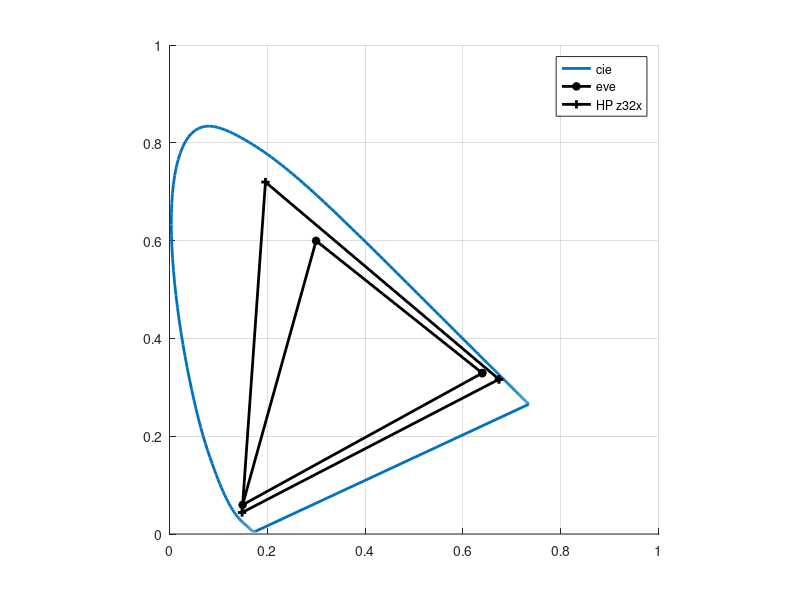

Here is the MATLAB script that generated this plot:
function [x,y] = cie_diagram()

# Originally from https://github.com/markkness/ColorPy/blob/master/colorpy/data/ciexyz31_1.txt
  cie = [
         360,  0.000129900000,  0.000003917000,  0.000606100000
         361,  0.000145847000,  0.000004393581,  0.000680879200
         362,  0.000163802100,  0.000004929604,  0.000765145600
         363,  0.000184003700,  0.000005532136,  0.000860012400
         364,  0.000206690200,  0.000006208245,  0.000966592800
         365,  0.000232100000,  0.000006965000,  0.001086000000
         366,  0.000260728000,  0.000007813219,  0.001220586000
         367,  0.000293075000,  0.000008767336,  0.001372729000
         368,  0.000329388000,  0.000009839844,  0.001543579000
         369,  0.000369914000,  0.000011043230,  0.001734286000
         370,  0.000414900000,  0.000012390000,  0.001946000000
         371,  0.000464158700,  0.000013886410,  0.002177777000
         372,  0.000518986000,  0.000015557280,  0.002435809000
         373,  0.000581854000,  0.000017442960,  0.002731953000
         374,  0.000655234700,  0.000019583750,  0.003078064000
         375,  0.000741600000,  0.000022020000,  0.003486000000
         376,  0.000845029600,  0.000024839650,  0.003975227000
         377,  0.000964526800,  0.000028041260,  0.004540880000
         378,  0.001094949000,  0.000031531040,  0.005158320000
         379,  0.001231154000,  0.000035215210,  0.005802907000
         380,  0.001368000000,  0.000039000000,  0.006450001000
         381,  0.001502050000,  0.000042826400,  0.007083216000
         382,  0.001642328000,  0.000046914600,  0.007745488000
         383,  0.001802382000,  0.000051589600,  0.008501152000
         384,  0.001995757000,  0.000057176400,  0.009414544000
         385,  0.002236000000,  0.000064000000,  0.010549990000
         386,  0.002535385000,  0.000072344210,  0.011965800000
         387,  0.002892603000,  0.000082212240,  0.013655870000
         388,  0.003300829000,  0.000093508160,  0.015588050000
         389,  0.003753236000,  0.000106136100,  0.017730150000
         390,  0.004243000000,  0.000120000000,  0.020050010000
         391,  0.004762389000,  0.000134984000,  0.022511360000
         392,  0.005330048000,  0.000151492000,  0.025202880000
         393,  0.005978712000,  0.000170208000,  0.028279720000
         394,  0.006741117000,  0.000191816000,  0.031897040000
         395,  0.007650000000,  0.000217000000,  0.036210000000
         396,  0.008751373000,  0.000246906700,  0.041437710000
         397,  0.010028880000,  0.000281240000,  0.047503720000
         398,  0.011421700000,  0.000318520000,  0.054119880000
         399,  0.012869010000,  0.000357266700,  0.060998030000
         400,  0.014310000000,  0.000396000000,  0.067850010000
         401,  0.015704430000,  0.000433714700,  0.074486320000
         402,  0.017147440000,  0.000473024000,  0.081361560000
         403,  0.018781220000,  0.000517876000,  0.089153640000
         404,  0.020748010000,  0.000572218700,  0.098540480000
         405,  0.023190000000,  0.000640000000,  0.110200000000
         406,  0.026207360000,  0.000724560000,  0.124613300000
         407,  0.029782480000,  0.000825500000,  0.141701700000
         408,  0.033880920000,  0.000941160000,  0.161303500000
         409,  0.038468240000,  0.001069880000,  0.183256800000
         410,  0.043510000000,  0.001210000000,  0.207400000000
         411,  0.048995600000,  0.001362091000,  0.233692100000
         412,  0.055022600000,  0.001530752000,  0.262611400000
         413,  0.061718800000,  0.001720368000,  0.294774600000
         414,  0.069212000000,  0.001935323000,  0.330798500000
         415,  0.077630000000,  0.002180000000,  0.371300000000
         416,  0.086958110000,  0.002454800000,  0.416209100000
         417,  0.097176720000,  0.002764000000,  0.465464200000
         418,  0.108406300000,  0.003117800000,  0.519694800000
         419,  0.120767200000,  0.003526400000,  0.579530300000
         420,  0.134380000000,  0.004000000000,  0.645600000000
         421,  0.149358200000,  0.004546240000,  0.718483800000
         422,  0.165395700000,  0.005159320000,  0.796713300000
         423,  0.181983100000,  0.005829280000,  0.877845900000
         424,  0.198611000000,  0.006546160000,  0.959439000000
         425,  0.214770000000,  0.007300000000,  1.039050100000
         426,  0.230186800000,  0.008086507000,  1.115367300000
         427,  0.244879700000,  0.008908720000,  1.188497100000
         428,  0.258777300000,  0.009767680000,  1.258123300000
         429,  0.271807900000,  0.010664430000,  1.323929600000
         430,  0.283900000000,  0.011600000000,  1.385600000000
         431,  0.294943800000,  0.012573170000,  1.442635200000
         432,  0.304896500000,  0.013582720000,  1.494803500000
         433,  0.313787300000,  0.014629680000,  1.542190300000
         434,  0.321645400000,  0.015715090000,  1.584880700000
         435,  0.328500000000,  0.016840000000,  1.622960000000
         436,  0.334351300000,  0.018007360000,  1.656404800000
         437,  0.339210100000,  0.019214480000,  1.685295900000
         438,  0.343121300000,  0.020453920000,  1.709874500000
         439,  0.346129600000,  0.021718240000,  1.730382100000
         440,  0.348280000000,  0.023000000000,  1.747060000000
         441,  0.349599900000,  0.024294610000,  1.760044600000
         442,  0.350147400000,  0.025610240000,  1.769623300000
         443,  0.350013000000,  0.026958570000,  1.776263700000
         444,  0.349287000000,  0.028351250000,  1.780433400000
         445,  0.348060000000,  0.029800000000,  1.782600000000
         446,  0.346373300000,  0.031310830000,  1.782968200000
         447,  0.344262400000,  0.032883680000,  1.781699800000
         448,  0.341808800000,  0.034521120000,  1.779198200000
         449,  0.339094100000,  0.036225710000,  1.775867100000
         450,  0.336200000000,  0.038000000000,  1.772110000000
         451,  0.333197700000,  0.039846670000,  1.768258900000
         452,  0.330041100000,  0.041768000000,  1.764039000000
         453,  0.326635700000,  0.043766000000,  1.758943800000
         454,  0.322886800000,  0.045842670000,  1.752466300000
         455,  0.318700000000,  0.048000000000,  1.744100000000
         456,  0.314025100000,  0.050243680000,  1.733559500000
         457,  0.308884000000,  0.052573040000,  1.720858100000
         458,  0.303290400000,  0.054980560000,  1.705936900000
         459,  0.297257900000,  0.057458720000,  1.688737200000
         460,  0.290800000000,  0.060000000000,  1.669200000000
         461,  0.283970100000,  0.062601970000,  1.647528700000
         462,  0.276721400000,  0.065277520000,  1.623412700000
         463,  0.268917800000,  0.068042080000,  1.596022300000
         464,  0.260422700000,  0.070911090000,  1.564528000000
         465,  0.251100000000,  0.073900000000,  1.528100000000
         466,  0.240847500000,  0.077016000000,  1.486111400000
         467,  0.229851200000,  0.080266400000,  1.439521500000
         468,  0.218407200000,  0.083666800000,  1.389879900000
         469,  0.206811500000,  0.087232800000,  1.338736200000
         470,  0.195360000000,  0.090980000000,  1.287640000000
         471,  0.184213600000,  0.094917550000,  1.237422300000
         472,  0.173327300000,  0.099045840000,  1.187824300000
         473,  0.162688100000,  0.103367400000,  1.138761100000
         474,  0.152283300000,  0.107884600000,  1.090148000000
         475,  0.142100000000,  0.112600000000,  1.041900000000
         476,  0.132178600000,  0.117532000000,  0.994197600000
         477,  0.122569600000,  0.122674400000,  0.947347300000
         478,  0.113275200000,  0.127992800000,  0.901453100000
         479,  0.104297900000,  0.133452800000,  0.856619300000
         480,  0.095640000000,  0.139020000000,  0.812950100000
         481,  0.087299550000,  0.144676400000,  0.770517300000
         482,  0.079308040000,  0.150469300000,  0.729444800000
         483,  0.071717760000,  0.156461900000,  0.689913600000
         484,  0.064580990000,  0.162717700000,  0.652104900000
         485,  0.057950010000,  0.169300000000,  0.616200000000
         486,  0.051862110000,  0.176243100000,  0.582328600000
         487,  0.046281520000,  0.183558100000,  0.550416200000
         488,  0.041150880000,  0.191273500000,  0.520337600000
         489,  0.036412830000,  0.199418000000,  0.491967300000
         490,  0.032010000000,  0.208020000000,  0.465180000000
         491,  0.027917200000,  0.217119900000,  0.439924600000
         492,  0.024144400000,  0.226734500000,  0.416183600000
         493,  0.020687000000,  0.236857100000,  0.393882200000
         494,  0.017540400000,  0.247481200000,  0.372945900000
         495,  0.014700000000,  0.258600000000,  0.353300000000
         496,  0.012161790000,  0.270184900000,  0.334857800000
         497,  0.009919960000,  0.282293900000,  0.317552100000
         498,  0.007967240000,  0.295050500000,  0.301337500000
         499,  0.006296346000,  0.308578000000,  0.286168600000
         500,  0.004900000000,  0.323000000000,  0.272000000000
         501,  0.003777173000,  0.338402100000,  0.258817100000
         502,  0.002945320000,  0.354685800000,  0.246483800000
         503,  0.002424880000,  0.371698600000,  0.234771800000
         504,  0.002236293000,  0.389287500000,  0.223453300000
         505,  0.002400000000,  0.407300000000,  0.212300000000
         506,  0.002925520000,  0.425629900000,  0.201169200000
         507,  0.003836560000,  0.444309600000,  0.190119600000
         508,  0.005174840000,  0.463394400000,  0.179225400000
         509,  0.006982080000,  0.482939500000,  0.168560800000
         510,  0.009300000000,  0.503000000000,  0.158200000000
         511,  0.012149490000,  0.523569300000,  0.148138300000
         512,  0.015535880000,  0.544512000000,  0.138375800000
         513,  0.019477520000,  0.565690000000,  0.128994200000
         514,  0.023992770000,  0.586965300000,  0.120075100000
         515,  0.029100000000,  0.608200000000,  0.111700000000
         516,  0.034814850000,  0.629345600000,  0.103904800000
         517,  0.041120160000,  0.650306800000,  0.096667480000
         518,  0.047985040000,  0.670875200000,  0.089982720000
         519,  0.055378610000,  0.690842400000,  0.083845310000
         520,  0.063270000000,  0.710000000000,  0.078249990000
         521,  0.071635010000,  0.728185200000,  0.073208990000
         522,  0.080462240000,  0.745463600000,  0.068678160000
         523,  0.089739960000,  0.761969400000,  0.064567840000
         524,  0.099456450000,  0.777836800000,  0.060788350000
         525,  0.109600000000,  0.793200000000,  0.057250010000
         526,  0.120167400000,  0.808110400000,  0.053904350000
         527,  0.131114500000,  0.822496200000,  0.050746640000
         528,  0.142367900000,  0.836306800000,  0.047752760000
         529,  0.153854200000,  0.849491600000,  0.044898590000
         530,  0.165500000000,  0.862000000000,  0.042160000000
         531,  0.177257100000,  0.873810800000,  0.039507280000
         532,  0.189140000000,  0.884962400000,  0.036935640000
         533,  0.201169400000,  0.895493600000,  0.034458360000
         534,  0.213365800000,  0.905443200000,  0.032088720000
         535,  0.225749900000,  0.914850100000,  0.029840000000
         536,  0.238320900000,  0.923734800000,  0.027711810000
         537,  0.251066800000,  0.932092400000,  0.025694440000
         538,  0.263992200000,  0.939922600000,  0.023787160000
         539,  0.277101700000,  0.947225200000,  0.021989250000
         540,  0.290400000000,  0.954000000000,  0.020300000000
         541,  0.303891200000,  0.960256100000,  0.018718050000
         542,  0.317572600000,  0.966007400000,  0.017240360000
         543,  0.331438400000,  0.971260600000,  0.015863640000
         544,  0.345482800000,  0.976022500000,  0.014584610000
         545,  0.359700000000,  0.980300000000,  0.013400000000
         546,  0.374083900000,  0.984092400000,  0.012307230000
         547,  0.388639600000,  0.987418200000,  0.011301880000
         548,  0.403378400000,  0.990312800000,  0.010377920000
         549,  0.418311500000,  0.992811600000,  0.009529306000
         550,  0.433449900000,  0.994950100000,  0.008749999000
         551,  0.448795300000,  0.996710800000,  0.008035200000
         552,  0.464336000000,  0.998098300000,  0.007381600000
         553,  0.480064000000,  0.999112000000,  0.006785400000
         554,  0.495971300000,  0.999748200000,  0.006242800000
         555,  0.512050100000,  1.000000000000,  0.005749999000
         556,  0.528295900000,  0.999856700000,  0.005303600000
         557,  0.544691600000,  0.999304600000,  0.004899800000
         558,  0.561209400000,  0.998325500000,  0.004534200000
         559,  0.577821500000,  0.996898700000,  0.004202400000
         560,  0.594500000000,  0.995000000000,  0.003900000000
         561,  0.611220900000,  0.992600500000,  0.003623200000
         562,  0.627975800000,  0.989742600000,  0.003370600000
         563,  0.644760200000,  0.986444400000,  0.003141400000
         564,  0.661569700000,  0.982724100000,  0.002934800000
         565,  0.678400000000,  0.978600000000,  0.002749999000
         566,  0.695239200000,  0.974083700000,  0.002585200000
         567,  0.712058600000,  0.969171200000,  0.002438600000
         568,  0.728828400000,  0.963856800000,  0.002309400000
         569,  0.745518800000,  0.958134900000,  0.002196800000
         570,  0.762100000000,  0.952000000000,  0.002100000000
         571,  0.778543200000,  0.945450400000,  0.002017733000
         572,  0.794825600000,  0.938499200000,  0.001948200000
         573,  0.810926400000,  0.931162800000,  0.001889800000
         574,  0.826824800000,  0.923457600000,  0.001840933000
         575,  0.842500000000,  0.915400000000,  0.001800000000
         576,  0.857932500000,  0.907006400000,  0.001766267000
         577,  0.873081600000,  0.898277200000,  0.001737800000
         578,  0.887894400000,  0.889204800000,  0.001711200000
         579,  0.902318100000,  0.879781600000,  0.001683067000
         580,  0.916300000000,  0.870000000000,  0.001650001000
         581,  0.929799500000,  0.859861300000,  0.001610133000
         582,  0.942798400000,  0.849392000000,  0.001564400000
         583,  0.955277600000,  0.838622000000,  0.001513600000
         584,  0.967217900000,  0.827581300000,  0.001458533000
         585,  0.978600000000,  0.816300000000,  0.001400000000
         586,  0.989385600000,  0.804794700000,  0.001336667000
         587,  0.999548800000,  0.793082000000,  0.001270000000
         588,  1.009089200000,  0.781192000000,  0.001205000000
         589,  1.018006400000,  0.769154700000,  0.001146667000
         590,  1.026300000000,  0.757000000000,  0.001100000000
         591,  1.033982700000,  0.744754100000,  0.001068800000
         592,  1.040986000000,  0.732422400000,  0.001049400000
         593,  1.047188000000,  0.720003600000,  0.001035600000
         594,  1.052466700000,  0.707496500000,  0.001021200000
         595,  1.056700000000,  0.694900000000,  0.001000000000
         596,  1.059794400000,  0.682219200000,  0.000968640000
         597,  1.061799200000,  0.669471600000,  0.000929920000
         598,  1.062806800000,  0.656674400000,  0.000886880000
         599,  1.062909600000,  0.643844800000,  0.000842560000
         600,  1.062200000000,  0.631000000000,  0.000800000000
         601,  1.060735200000,  0.618155500000,  0.000760960000
         602,  1.058443600000,  0.605314400000,  0.000723680000
         603,  1.055224400000,  0.592475600000,  0.000685920000
         604,  1.050976800000,  0.579637900000,  0.000645440000
         605,  1.045600000000,  0.566800000000,  0.000600000000
         606,  1.039036900000,  0.553961100000,  0.000547866700
         607,  1.031360800000,  0.541137200000,  0.000491600000
         608,  1.022666200000,  0.528352800000,  0.000435400000
         609,  1.013047700000,  0.515632300000,  0.000383466700
         610,  1.002600000000,  0.503000000000,  0.000340000000
         611,  0.991367500000,  0.490468800000,  0.000307253300
         612,  0.979331400000,  0.478030400000,  0.000283160000
         613,  0.966491600000,  0.465677600000,  0.000265440000
         614,  0.952847900000,  0.453403200000,  0.000251813300
         615,  0.938400000000,  0.441200000000,  0.000240000000
         616,  0.923194000000,  0.429080000000,  0.000229546700
         617,  0.907244000000,  0.417036000000,  0.000220640000
         618,  0.890502000000,  0.405032000000,  0.000211960000
         619,  0.872920000000,  0.393032000000,  0.000202186700
         620,  0.854449900000,  0.381000000000,  0.000190000000
         621,  0.835084000000,  0.368918400000,  0.000174213300
         622,  0.814946000000,  0.356827200000,  0.000155640000
         623,  0.794186000000,  0.344776800000,  0.000135960000
         624,  0.772954000000,  0.332817600000,  0.000116853300
         625,  0.751400000000,  0.321000000000,  0.000100000000
         626,  0.729583600000,  0.309338100000,  0.000086133330
         627,  0.707588800000,  0.297850400000,  0.000074600000
         628,  0.685602200000,  0.286593600000,  0.000065000000
         629,  0.663810400000,  0.275624500000,  0.000056933330
         630,  0.642400000000,  0.265000000000,  0.000049999990
         631,  0.621514900000,  0.254763200000,  0.000044160000
         632,  0.601113800000,  0.244889600000,  0.000039480000
         633,  0.581105200000,  0.235334400000,  0.000035720000
         634,  0.561397700000,  0.226052800000,  0.000032640000
         635,  0.541900000000,  0.217000000000,  0.000030000000
         636,  0.522599500000,  0.208161600000,  0.000027653330
         637,  0.503546400000,  0.199548800000,  0.000025560000
         638,  0.484743600000,  0.191155200000,  0.000023640000
         639,  0.466193900000,  0.182974400000,  0.000021813330
         640,  0.447900000000,  0.175000000000,  0.000020000000
         641,  0.429861300000,  0.167223500000,  0.000018133330
         642,  0.412098000000,  0.159646400000,  0.000016200000
         643,  0.394644000000,  0.152277600000,  0.000014200000
         644,  0.377533300000,  0.145125900000,  0.000012133330
         645,  0.360800000000,  0.138200000000,  0.000010000000
         646,  0.344456300000,  0.131500300000,  0.000007733333
         647,  0.328516800000,  0.125024800000,  0.000005400000
         648,  0.313019200000,  0.118779200000,  0.000003200000
         649,  0.298001100000,  0.112769100000,  0.000001333333
         650,  0.283500000000,  0.107000000000,  0.000000000000
         651,  0.269544800000,  0.101476200000,  0.000000000000
         652,  0.256118400000,  0.096188640000,  0.000000000000
         653,  0.243189600000,  0.091122960000,  0.000000000000
         654,  0.230727200000,  0.086264850000,  0.000000000000
         655,  0.218700000000,  0.081600000000,  0.000000000000
         656,  0.207097100000,  0.077120640000,  0.000000000000
         657,  0.195923200000,  0.072825520000,  0.000000000000
         658,  0.185170800000,  0.068710080000,  0.000000000000
         659,  0.174832300000,  0.064769760000,  0.000000000000
         660,  0.164900000000,  0.061000000000,  0.000000000000
         661,  0.155366700000,  0.057396210000,  0.000000000000
         662,  0.146230000000,  0.053955040000,  0.000000000000
         663,  0.137490000000,  0.050673760000,  0.000000000000
         664,  0.129146700000,  0.047549650000,  0.000000000000
         665,  0.121200000000,  0.044580000000,  0.000000000000
         666,  0.113639700000,  0.041758720000,  0.000000000000
         667,  0.106465000000,  0.039084960000,  0.000000000000
         668,  0.099690440000,  0.036563840000,  0.000000000000
         669,  0.093330610000,  0.034200480000,  0.000000000000
         670,  0.087400000000,  0.032000000000,  0.000000000000
         671,  0.081900960000,  0.029962610000,  0.000000000000
         672,  0.076804280000,  0.028076640000,  0.000000000000
         673,  0.072077120000,  0.026329360000,  0.000000000000
         674,  0.067686640000,  0.024708050000,  0.000000000000
         675,  0.063600000000,  0.023200000000,  0.000000000000
         676,  0.059806850000,  0.021800770000,  0.000000000000
         677,  0.056282160000,  0.020501120000,  0.000000000000
         678,  0.052971040000,  0.019281080000,  0.000000000000
         679,  0.049818610000,  0.018120690000,  0.000000000000
         680,  0.046770000000,  0.017000000000,  0.000000000000
         681,  0.043784050000,  0.015903790000,  0.000000000000
         682,  0.040875360000,  0.014837180000,  0.000000000000
         683,  0.038072640000,  0.013810680000,  0.000000000000
         684,  0.035404610000,  0.012834780000,  0.000000000000
         685,  0.032900000000,  0.011920000000,  0.000000000000
         686,  0.030564190000,  0.011068310000,  0.000000000000
         687,  0.028380560000,  0.010273390000,  0.000000000000
         688,  0.026344840000,  0.009533311000,  0.000000000000
         689,  0.024452750000,  0.008846157000,  0.000000000000
         690,  0.022700000000,  0.008210000000,  0.000000000000
         691,  0.021084290000,  0.007623781000,  0.000000000000
         692,  0.019599880000,  0.007085424000,  0.000000000000
         693,  0.018237320000,  0.006591476000,  0.000000000000
         694,  0.016987170000,  0.006138485000,  0.000000000000
         695,  0.015840000000,  0.005723000000,  0.000000000000
         696,  0.014790640000,  0.005343059000,  0.000000000000
         697,  0.013831320000,  0.004995796000,  0.000000000000
         698,  0.012948680000,  0.004676404000,  0.000000000000
         699,  0.012129200000,  0.004380075000,  0.000000000000
         700,  0.011359160000,  0.004102000000,  0.000000000000
         701,  0.010629350000,  0.003838453000,  0.000000000000
         702,  0.009938846000,  0.003589099000,  0.000000000000
         703,  0.009288422000,  0.003354219000,  0.000000000000
         704,  0.008678854000,  0.003134093000,  0.000000000000
         705,  0.008110916000,  0.002929000000,  0.000000000000
         706,  0.007582388000,  0.002738139000,  0.000000000000
         707,  0.007088746000,  0.002559876000,  0.000000000000
         708,  0.006627313000,  0.002393244000,  0.000000000000
         709,  0.006195408000,  0.002237275000,  0.000000000000
         710,  0.005790346000,  0.002091000000,  0.000000000000
         711,  0.005409826000,  0.001953587000,  0.000000000000
         712,  0.005052583000,  0.001824580000,  0.000000000000
         713,  0.004717512000,  0.001703580000,  0.000000000000
         714,  0.004403507000,  0.001590187000,  0.000000000000
         715,  0.004109457000,  0.001484000000,  0.000000000000
         716,  0.003833913000,  0.001384496000,  0.000000000000
         717,  0.003575748000,  0.001291268000,  0.000000000000
         718,  0.003334342000,  0.001204092000,  0.000000000000
         719,  0.003109075000,  0.001122744000,  0.000000000000
         720,  0.002899327000,  0.001047000000,  0.000000000000
         721,  0.002704348000,  0.000976589600,  0.000000000000
         722,  0.002523020000,  0.000911108800,  0.000000000000
         723,  0.002354168000,  0.000850133200,  0.000000000000
         724,  0.002196616000,  0.000793238400,  0.000000000000
         725,  0.002049190000,  0.000740000000,  0.000000000000
         726,  0.001910960000,  0.000690082700,  0.000000000000
         727,  0.001781438000,  0.000643310000,  0.000000000000
         728,  0.001660110000,  0.000599496000,  0.000000000000
         729,  0.001546459000,  0.000558454700,  0.000000000000
         730,  0.001439971000,  0.000520000000,  0.000000000000
         731,  0.001340042000,  0.000483913600,  0.000000000000
         732,  0.001246275000,  0.000450052800,  0.000000000000
         733,  0.001158471000,  0.000418345200,  0.000000000000
         734,  0.001076430000,  0.000388718400,  0.000000000000
         735,  0.000999949300,  0.000361100000,  0.000000000000
         736,  0.000928735800,  0.000335383500,  0.000000000000
         737,  0.000862433200,  0.000311440400,  0.000000000000
         738,  0.000800750300,  0.000289165600,  0.000000000000
         739,  0.000743396000,  0.000268453900,  0.000000000000
         740,  0.000690078600,  0.000249200000,  0.000000000000
         741,  0.000640515600,  0.000231301900,  0.000000000000
         742,  0.000594502100,  0.000214685600,  0.000000000000
         743,  0.000551864600,  0.000199288400,  0.000000000000
         744,  0.000512429000,  0.000185047500,  0.000000000000
         745,  0.000476021300,  0.000171900000,  0.000000000000
         746,  0.000442453600,  0.000159778100,  0.000000000000
         747,  0.000411511700,  0.000148604400,  0.000000000000
         748,  0.000382981400,  0.000138301600,  0.000000000000
         749,  0.000356649100,  0.000128792500,  0.000000000000
         750,  0.000332301100,  0.000120000000,  0.000000000000
         751,  0.000309758600,  0.000111859500,  0.000000000000
         752,  0.000288887100,  0.000104322400,  0.000000000000
         753,  0.000269539400,  0.000097335600,  0.000000000000
         754,  0.000251568200,  0.000090845870,  0.000000000000
         755,  0.000234826100,  0.000084800000,  0.000000000000
         756,  0.000219171000,  0.000079146670,  0.000000000000
         757,  0.000204525800,  0.000073858000,  0.000000000000
         758,  0.000190840500,  0.000068916000,  0.000000000000
         759,  0.000178065400,  0.000064302670,  0.000000000000
         760,  0.000166150500,  0.000060000000,  0.000000000000
         761,  0.000155023600,  0.000055981870,  0.000000000000
         762,  0.000144621900,  0.000052225600,  0.000000000000
         763,  0.000134909800,  0.000048718400,  0.000000000000
         764,  0.000125852000,  0.000045447470,  0.000000000000
         765,  0.000117413000,  0.000042400000,  0.000000000000
         766,  0.000109551500,  0.000039561040,  0.000000000000
         767,  0.000102224500,  0.000036915120,  0.000000000000
         768,  0.000095394450,  0.000034448680,  0.000000000000
         769,  0.000089023900,  0.000032148160,  0.000000000000
         770,  0.000083075270,  0.000030000000,  0.000000000000
         771,  0.000077512690,  0.000027991250,  0.000000000000
         772,  0.000072313040,  0.000026113560,  0.000000000000
         773,  0.000067457780,  0.000024360240,  0.000000000000
         774,  0.000062928440,  0.000022724610,  0.000000000000
         775,  0.000058706520,  0.000021200000,  0.000000000000
         776,  0.000054770280,  0.000019778550,  0.000000000000
         777,  0.000051099180,  0.000018452850,  0.000000000000
         778,  0.000047676540,  0.000017216870,  0.000000000000
         779,  0.000044485670,  0.000016064590,  0.000000000000
         780,  0.000041509940,  0.000014990000,  0.000000000000
         781,  0.000038733240,  0.000013987280,  0.000000000000
         782,  0.000036142030,  0.000013051550,  0.000000000000
         783,  0.000033723520,  0.000012178180,  0.000000000000
         784,  0.000031464870,  0.000011362540,  0.000000000000
         785,  0.000029353260,  0.000010600000,  0.000000000000
         786,  0.000027375730,  0.000009885877,  0.000000000000
         787,  0.000025524330,  0.000009217304,  0.000000000000
         788,  0.000023793760,  0.000008592362,  0.000000000000
         789,  0.000022178700,  0.000008009133,  0.000000000000
         790,  0.000020673830,  0.000007465700,  0.000000000000
         791,  0.000019272260,  0.000006959567,  0.000000000000
         792,  0.000017966400,  0.000006487995,  0.000000000000
         793,  0.000016749910,  0.000006048699,  0.000000000000
         794,  0.000015616480,  0.000005639396,  0.000000000000
         795,  0.000014559770,  0.000005257800,  0.000000000000
         796,  0.000013573870,  0.000004901771,  0.000000000000
         797,  0.000012654360,  0.000004569720,  0.000000000000
         798,  0.000011797230,  0.000004260194,  0.000000000000
         799,  0.000010998440,  0.000003971739,  0.000000000000
         800,  0.000010253980,  0.000003702900,  0.000000000000
         801,  0.000009559646,  0.000003452163,  0.000000000000
         802,  0.000008912044,  0.000003218302,  0.000000000000
         803,  0.000008308358,  0.000003000300,  0.000000000000
         804,  0.000007745769,  0.000002797139,  0.000000000000
         805,  0.000007221456,  0.000002607800,  0.000000000000
         806,  0.000006732475,  0.000002431220,  0.000000000000
         807,  0.000006276423,  0.000002266531,  0.000000000000
         808,  0.000005851304,  0.000002113013,  0.000000000000
         809,  0.000005455118,  0.000001969943,  0.000000000000
         810,  0.000005085868,  0.000001836600,  0.000000000000
         811,  0.000004741466,  0.000001712230,  0.000000000000
         812,  0.000004420236,  0.000001596228,  0.000000000000
         813,  0.000004120783,  0.000001488090,  0.000000000000
         814,  0.000003841716,  0.000001387314,  0.000000000000
         815,  0.000003581652,  0.000001293400,  0.000000000000
         816,  0.000003339127,  0.000001205820,  0.000000000000
         817,  0.000003112949,  0.000001124143,  0.000000000000
         818,  0.000002902121,  0.000001048009,  0.000000000000
         819,  0.000002705645,  0.000000977058,  0.000000000000
         820,  0.000002522525,  0.000000910930,  0.000000000000
         821,  0.000002351726,  0.000000849251,  0.000000000000
         822,  0.000002192415,  0.000000791721,  0.000000000000
         823,  0.000002043902,  0.000000738090,  0.000000000000
         824,  0.000001905497,  0.000000688110,  0.000000000000
         825,  0.000001776509,  0.000000641530,  0.000000000000
         826,  0.000001656215,  0.000000598090,  0.000000000000
         827,  0.000001544022,  0.000000557575,  0.000000000000
         828,  0.000001439440,  0.000000519808,  0.000000000000
         829,  0.000001341977,  0.000000484612,  0.000000000000
         830,  0.000001251141,  0.000000451810,  0.000000000000];

  X=cie(:,2); Y=cie(:,3); Z=cie(:,4);

  x=X./(X+Y+Z);
  y=Y./(X+Y+Z);

                      # Add an extra row with the original coordinate.
  x=[x; x(1)];
  y=[y; y(1)];


  eve=[0.6396, 0.3291; 0.2998, 0.5996; 0.1494, 0.0595];
  eve=[eve; eve(1,:)];

  z32x=[0.6738, 0.3164; 0.1962, 0.7197; 0.1484, 0.0439];
  z32x=[z32x; z32x(1,:)];

  hold on;
  plot(x,y, 'linewidth', 2);
  grid;
  axis([0.0 1.0 0.0 1.0])
  axis equal;
  plot(eve(:,1), eve(:,2), 'k*-', 'linewidth', 2);
  plot(z32x(:,1), z32x(:,2), 'k+-', 'linewidth', 2);
  legend('cie', 'eve', 'HP z32x');

endfunction
